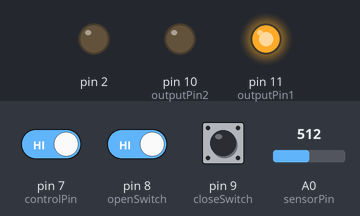
A sketch run on a simulated Arduino Uno, built with avr-gcc and run on an emulated ATmega328P. On the bench: output pins drawn as LEDs (lit = HIGH). The inputs (shaded band) are chosen by the test bench; at power-on: pin 7 (controlPin) HIGH, pin 8 (openSwitch) HIGH, pin 9 (closeSwitch) HIGH, A0 (sensorPin) = 512.

Above: at 5.8 s.
5.9 s: pin 7 (controlPin) driven LOW and pin 8 (openSwitch) driven LOW
At 7.0 s:
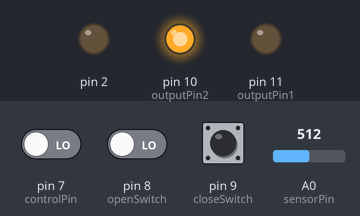
7.8 s: pin 9 (closeSwitch) pulled LOW for 3.2 s
At 8.1 s:
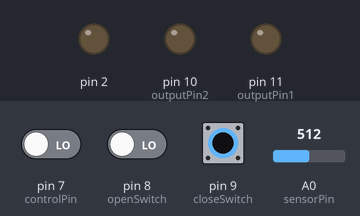
Timing chart, 0 to 12.5 s (numbered marks = the images above; inputs shaded):
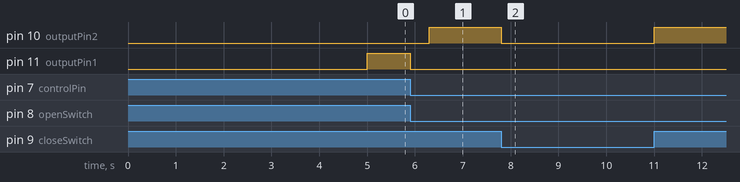

Measured:
- after the input at 5.9 s, pin 10 (outputPin2): LOW → HIGH after 0.40 s; pin 11 (outputPin1): HIGH → LOW at once
- after the input at 7.8 s, pin 10 (outputPin2): HIGH → LOW at once, → HIGH 3.2 s later

The sketch:

sketch_sep04a.ino
```cpp
byte sensorPin=A0, outputPin1=11, outputPin2=10, closeSwitch=9, openSwitch=8, controlPin=7;
int sensorRead=0, outputRead1=0, outputRead2=0, closeRead=0, openRead=0, control=0;
int in1=0, dtime=5000;
int in=0;
void setup()
{
  pinMode(sensorPin, INPUT);
  pinMode(outputPin1, OUTPUT);
  pinMode(outputPin2, OUTPUT);
  pinMode(closeSwitch, INPUT_PULLUP);
  pinMode(openSwitch, INPUT_PULLUP);
  pinMode(controlPin, INPUT_PULLUP);
  pinMode(2, OUTPUT);
  digitalWrite(2, LOW);
}
void loop()
{
  sensorRead=analogRead(sensorPin);
  control=digitalRead(controlPin);
  if(sensorRead<600 && in1==0 && in==0)
  {
    delay(dtime);
    openGate();
    in1=1;
  }
  else if(sensorRead>600 && in1==1)
  {
    closeGate();
    in1=0;
  }

  if(control==0 && in==0)
  {
    delay(200);
    openGate();
    in=1;
  }
  else if(control==0 && in==1)
  {
    delay(200);
    closeGate();
    in=0;
  }

}

void openGate()
{
  openRead=digitalRead(openSwitch);
    while(openRead==HIGH)
    {
      digitalWrite(outputPin1, HIGH),
      digitalWrite(outputPin2, LOW);
      openRead=digitalRead(openSwitch);
    }
    digitalWrite(outputPin1,LOW);
}

void closeGate()
{
  closeRead=digitalRead(closeSwitch);
    while(closeRead==HIGH)
    {
      digitalWrite(outputPin1, LOW),
      digitalWrite(outputPin2, HIGH);
      closeRead=digitalRead(closeSwitch);
    }
    digitalWrite(outputPin2,LOW);
}
```
